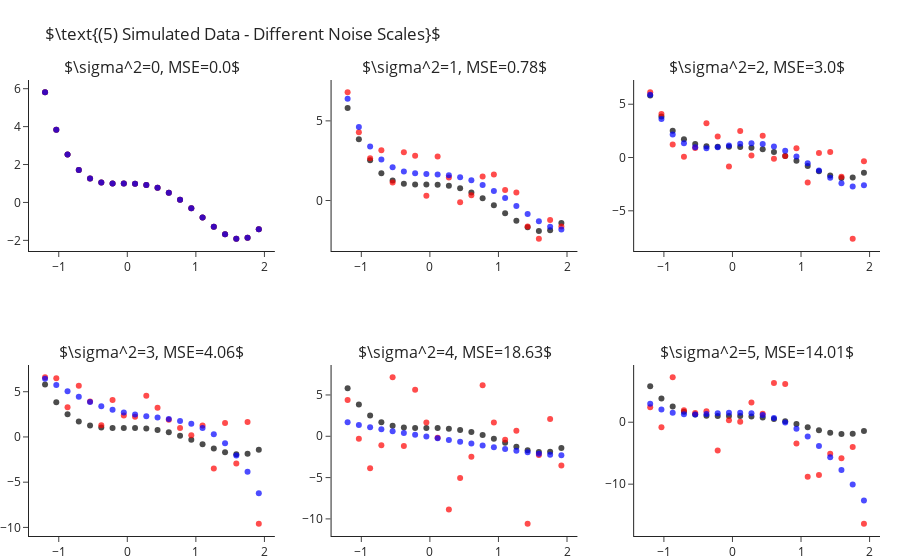

Notebook code for this chart:
### Markdown cell above
How is it that we are able to fit "better" models for $k$s larger than the true one? As we increase $k$ we enable the model
more "degrees of freedom" to try and adapt itself to the observed data. The higher $k$ the more the learner will "go after
the noise" and miss the real signal of the data. In other words, what we have just observed is what is known as **overfitting**.

Later in the course we will learn methods for detection and avoidance of overfitting.


## Fitting Polynomial Over Different Sample Noise Levels

Next, let us set $k=4$ (the true values) and study the outputted models when training over different noise levels. Though
we will only be changing the scale of the noise (i.e. the variance, $\sigma^2$), changing other properties such as its
distribution is interesting too. As we would expect, as we increase the scale of the noise our error increases. We can
observe this also in a visual manner, where the fitted polynomial (in blue) less and less resembles the actual model (in black).

### Code cell
scales = range(6)
fig = make_subplots(2, 3, subplot_titles=list(map(str, scales)))
for i, s in enumerate(scales):
    r,c = i//3+1, i%3+1
    
    y = y_ + np.random.normal(scale=s, size=len(y_))
    y_hat = make_pipeline(PolynomialFeatures(4), LinearRegression(fit_intercept=False)).fit(X, y).predict(X)

    fig.add_traces([go.Scatter(x=x, y=y_, mode="markers", name="Real Points",  marker=dict(color="black", opacity=.7), showlegend=False),
                    go.Scatter(x=x, y=y, mode="markers", name="Observed Points",  marker=dict(color="red", opacity=.7), showlegend=False),
                    go.Scatter(x=x, y=y_hat, mode="markers", name="Predicted Points",  marker=dict(color="blue", opacity=.7), showlegend=False)], rows=r, cols=c)
    fig["layout"]["annotations"][i]["text"] = rf"$\sigma^2={{0}}, MSE={{1}}$".format(s, round(np.mean((y-y_hat)**2), 2))

fig.update_layout(title=r"$\text{(5) Simulated Data - Different Noise Scales}$", margin=dict(t=80)).show()

### Figure 1 — Plotly figure (JSON) as saved in the notebook; plotly's stock layout.template omitted (floating-point values rounded to 4 significant figures)
{"data": [{"marker": {"color": "black", "opacity": 0.7}, "mode": "markers", "name": "Real Points", "showlegend": false, "type": "scatter", "x": [-1.2, -1.036, -0.8718, -0.7077, -0.5436, -0.3795, -0.2154, -0.05128, 0.1128, 0.2769, 0.441, 0.6051, 0.7692, 0.9333, 1.097, 1.262, 1.426, 1.59, 1.754, 1.918], "xaxis": "x", "y": [5.81, 3.838, 2.523, 1.709, 1.261, 1.058, 0.9989, 0.999, 0.9909, 0.9251, 0.769, 0.5078, 0.1439, -0.3028, -0.7951, -1.278, -1.68, -1.912, -1.866, -1.418], "yaxis": "y"}, {"marker": {"color": "red", "opacity": 0.7}, "mode": "markers", "name": "Observed Points", "showlegend": false, "type": "scatter", "x": [-1.2, -1.036, -0.8718, -0.7077, -0.5436, -0.3795, -0.2154, -0.05128, 0.1128, 0.2769, 0.441, 0.6051, 0.7692, 0.9333, 1.097, 1.262, 1.426, 1.59, 1.754, 1.918], "xaxis": "x", "y": [5.81, 3.838, 2.523, 1.709, 1.261, 1.058, 0.9989, 0.999, 0.9909, 0.9251, 0.769, 0.5078, 0.1439, -0.3028, -0.7951, -1.278, -1.68, -1.912, -1.866, -1.418], "yaxis": "y"}, {"marker": {"color": "blue", "opacity": 0.7}, "mode": "markers", "name": "Predicted Points", "showlegend": false, "type": "scatter", "x": [-1.2, -1.036, -0.8718, -0.7077, -0.5436, -0.3795, -0.2154, -0.05128, 0.1128, 0.2769, 0.441, 0.6051, 0.7692, 0.9333, 1.097, 1.262, 1.426, 1.59, 1.754, 1.918], "xaxis": "x", "y": [5.81, 3.838, 2.523, 1.709, 1.261, 1.058, 0.9989, 0.999, 0.9909, 0.9251, 0.769, 0.5078, 0.1439, -0.3028, -0.7951, -1.278, -1.68, -1.912, -1.866, -1.418], "yaxis": "y"}, {"marker": {"color": "black", "opacity": 0.7}, "mode": "markers", "name": "Real Points", "showlegend": false, "type": "scatter", "x": [-1.2, -1.036, -0.8718, -0.7077, -0.5436, -0.3795, -0.2154, -0.05128, 0.1128, 0.2769, 0.441, 0.6051, 0.7692, 0.9333, 1.097, 1.262, 1.426, 1.59, 1.754, 1.918], "xaxis": "x2", "y": [5.81, 3.838, 2.523, 1.709, 1.261, 1.058, 0.9989, 0.999, 0.9909, 0.9251, 0.769, 0.5078, 0.1439, -0.3028, -0.7951, -1.278, -1.68, -1.912, -1.866, -1.418], "yaxis": "y2"}, {"marker": {"color": "red", "opacity": 0.7}, "mode": "markers", "name": "Observed Points", "showlegend": false, "type": "scatter", "x": [-1.2, -1.036, -0.8718, -0.7077, -0.5436, -0.3795, -0.2154, -0.05128, 0.1128, 0.2769, 0.441, 0.6051, 0.7692, 0.9333, 1.097, 1.262, 1.426, 1.59, 1.754, 1.918], "xaxis": "x2", "y": [6.794, 4.289, 2.656, 3.155, 1.136, 3.027, 2.816, 0.304, 2.759, 1.449, -0.1148, 0.3315, 1.501, 1.629, 0.6605, 0.495, -1.634, -2.399, -1.219, -1.63], "yaxis": "y2"}, {"marker": {"color": "blue", "opacity": 0.7}, "mode": "markers", "name": "Predicted Points", "showlegend": false, "type": "scatter", "x": [-1.2, -1.036, -0.8718, -0.7077, -0.5436, -0.3795, -0.2154, -0.05128, 0.1128, 0.2769, 0.441, 0.6051, 0.7692, 0.9333, 1.097, 1.262, 1.426, 1.59, 1.754, 1.918], "xaxis": "x2", "y": [6.392, 4.618, 3.386, 2.578, 2.089, 1.826, 1.707, 1.663, 1.636, 1.581, 1.466, 1.269, 0.9804, 0.6041, 0.1548, -0.3403, -0.842, -1.299, -1.648, -1.814], "yaxis": "y2"}, {"marker": {"color": "black", "opacity": 0.7}, "mode": "markers", "name": "Real Points", "showlegend": false, "type": "scatter", "x": [-1.2, -1.036, -0.8718, -0.7077, -0.5436, -0.3795, -0.2154, -0.05128, 0.1128, 0.2769, 0.441, 0.6051, 0.7692, 0.9333, 1.097, 1.262, 1.426, 1.59, 1.754, 1.918], "xaxis": "x3", "y": [5.81, 3.838, 2.523, 1.709, 1.261, 1.058, 0.9989, 0.999, 0.9909, 0.9251, 0.769, 0.5078, 0.1439, -0.3028, -0.7951, -1.278, -1.68, -1.912, -1.866, -1.418], "yaxis": "y3"}, {"marker": {"color": "red", "opacity": 0.7}, "mode": "markers", "name": "Observed Points", "showlegend": false, "type": "scatter", "x": [-1.2, -1.036, -0.8718, -0.7077, -0.5436, -0.3795, -0.2154, -0.05128, 0.1128, 0.2769, 0.441, 0.6051, 0.7692, 0.9333, 1.097, 1.262, 1.426, 1.59, 1.754, 1.918], "xaxis": "x3", "y": [6.12, 4.087, 1.224, 0.08099, 0.9006, 3.212, 1.976, -0.8312, 2.484, 0.1885, 2.054, -0.112, 0.1515, 0.8722, -2.354, 0.4305, 0.5222, -1.808, -7.617, -0.3546], "yaxis": "y3"}, {"marker": {"color": "blue", "opacity": 0.7}, "mode": "markers", "name": "Predicted Points", "showlegend": false, "type": "scatter", "x": [-1.2, -1.036, -0.8718, -0.7077, -0.5436, -0.3795, -0.2154, -0.05128, 0.1128, 0.2769, 0.441, 0.6051, 0.7692, 0.9333, 1.097, 1.262, 1.426, 1.59, 1.754, 1.918], "xaxis": "x3", "y": [5.881, 3.618, 2.165, 1.334, 0.955, 0.878, 0.9753, 1.139, 1.283, 1.341, 1.266, 1.035, 0.6432, 0.107, -0.5362, -1.228, -1.891, -2.425, -2.71, -2.605], "yaxis": "y3"}, {"marker": {"color": "black", "opacity": 0.7}, "mode": "markers", "name": "Real Points", "showlegend": false, "type": "scatter", "x": [-1.2, -1.036, -0.8718, -0.7077, -0.5436, -0.3795, -0.2154, -0.05128, 0.1128, 0.2769, 0.441, 0.6051, 0.7692, 0.9333, 1.097, 1.262, 1.426, 1.59, 1.754, 1.918], "xaxis": "x4", "y": [5.81, 3.838, 2.523, 1.709, 1.261, 1.058, 0.9989, 0.999, 0.9909, 0.9251, 0.769, 0.5078, 0.1439, -0.3028, -0.7951, -1.278, -1.68, -1.912, -1.866, -1.418], "yaxis": "y4"}, {"marker": {"color": "red", "opacity": 0.7}, "mode": "markers", "name": "Observed Points", "showlegend": false, "type": "scatter", "x": [-1.2, -1.036, -0.8718, -0.7077, -0.5436, -0.3795, -0.2154, -0.05128, 0.1128, 0.2769, 0.441, 0.6051, 0.7692, 0.9333, 1.097, 1.262, 1.426, 1.59, 1.754, 1.918], "xaxis": "x4", "y": [6.595, 6.492, 3.297, 5.656, 3.924, 1.297, 4.091, 2.36, 2.221, 4.542, 3.227, 1.89, 0.9796, 0.1929, 1.28, -3.491, 1.553, -2.929, 1.648, -9.59], "yaxis": "y4"}, {"marker": {"color": "blue", "opacity": 0.7}, "mode": "markers", "name": "Predicted Points", "showlegend": false, "type": "scatter", "x": [-1.2, -1.036, -0.8718, -0.7077, -0.5436, -0.3795, -0.2154, -0.05128, 0.1128, 0.2769, 0.441, 0.6051, 0.7692, 0.9333, 1.097, 1.262, 1.426, 1.59, 1.754, 1.918], "xaxis": "x4", "y": [6.436, 5.735, 5.057, 4.431, 3.876, 3.402, 3.015, 2.71, 2.475, 2.294, 2.138, 1.974, 1.76, 1.448, 0.9801, 0.2921, -0.6877, -2.039, -3.849, -6.212], "yaxis": "y4"}, {"marker": {"color": "black", "opacity": 0.7}, "mode": "markers", "name": "Real Points", "showlegend": false, "type": "scatter", "x": [-1.2, -1.036, -0.8718, -0.7077, -0.5436, -0.3795, -0.2154, -0.05128, 0.1128, 0.2769, 0.441, 0.6051, 0.7692, 0.9333, 1.097, 1.262, 1.426, 1.59, 1.754, 1.918], "xaxis": "x5", "y": [5.81, 3.838, 2.523, 1.709, 1.261, 1.058, 0.9989, 0.999, 0.9909, 0.9251, 0.769, 0.5078, 0.1439, -0.3028, -0.7951, -1.278, -1.68, -1.912, -1.866, -1.418], "yaxis": "y5"}, {"marker": {"color": "red", "opacity": 0.7}, "mode": "markers", "name": "Observed Points", "showlegend": false, "type": "scatter", "x": [-1.2, -1.036, -0.8718, -0.7077, -0.5436, -0.3795, -0.2154, -0.05128, 0.1128, 0.2769, 0.441, 0.6051, 0.7692, 0.9333, 1.097, 1.262, 1.426, 1.59, 1.754, 1.918], "xaxis": "x5", "y": [4.401, -0.2955, -3.868, -1.092, 7.138, -1.182, 5.63, 1.664, -0.1637, -8.857, -5.059, -2.485, 6.182, 1.68, -0.432, 0.656, -10.58, -2.278, 2.076, -3.547], "yaxis": "y5"}, {"marker": {"color": "blue", "opacity": 0.7}, "mode": "markers", "name": "Predicted Points", "showlegend": false, "type": "scatter", "x": [-1.2, -1.036, -0.8718, -0.7077, -0.5436, -0.3795, -0.2154, -0.05128, 0.1128, 0.2769, 0.441, 0.6051, 0.7692, 0.9333, 1.097, 1.262, 1.426, 1.59, 1.754, 1.918], "xaxis": "x5", "y": [1.706, 1.377, 1.09, 0.836, 0.6045, 0.3874, 0.1782, -0.02861, -0.2368, -0.4488, -0.6657, -0.887, -1.111, -1.334, -1.552, -1.758, -1.945, -2.105, -2.225, -2.296], "yaxis": "y5"}, {"marker": {"color": "black", "opacity": 0.7}, "mode": "markers", "name": "Real Points", "showlegend": false, "type": "scatter", "x": [-1.2, -1.036, -0.8718, -0.7077, -0.5436, -0.3795, -0.2154, -0.05128, 0.1128, 0.2769, 0.441, 0.6051, 0.7692, 0.9333, 1.097, 1.262, 1.426, 1.59, 1.754, 1.918], "xaxis": "x6", "y": [5.81, 3.838, 2.523, 1.709, 1.261, 1.058, 0.9989, 0.999, 0.9909, 0.9251, 0.769, 0.5078, 0.1439, -0.3028, -0.7951, -1.278, -1.68, -1.912, -1.866, -1.418], "yaxis": "y6"}, {"marker": {"color": "red", "opacity": 0.7}, "mode": "markers", "name": "Observed Points", "showlegend": false, "type": "scatter", "x": [-1.2, -1.036, -0.8718, -0.7077, -0.5436, -0.3795, -0.2154, -0.05128, 0.1128, 0.2769, 0.441, 0.6051, 0.7692, 0.9333, 1.097, 1.262, 1.426, 1.59, 1.754, 1.918], "xaxis": "x6", "y": [2.403, -0.8272, 7.25, 1.936, 1.467, 1.76, -4.573, 0.3034, 0.08655, 3.175, 1.382, 6.314, 6.188, -3.422, -8.788, -8.511, -5.084, -5.816, -3.995, -16.38], "yaxis": "y6"}, {"marker": {"color": "blue", "opacity": 0.7}, "mode": "markers", "name": "Predicted Points", "showlegend": false, "type": "scatter", "x": [-1.2, -1.036, -0.8718, -0.7077, -0.5436, -0.3795, -0.2154, -0.05128, 0.1128, 0.2769, 0.441, 0.6051, 0.7692, 0.9333, 1.097, 1.262, 1.426, 1.59, 1.754, 1.918], "xaxis": "x6", "y": [2.977, 2.068, 1.537, 1.291, 1.243, 1.313, 1.428, 1.523, 1.542, 1.432, 1.15, 0.6615, -0.0633, -1.046, -2.3, -3.832, -5.643, -7.724, -10.06, -12.63], "yaxis": "y6"}], "layout": {"annotations": [{"font": {"size": 16}, "showarrow": false, "text": "$\\sigma^2=0, MSE=0.0$", "x": 0.1444, "xanchor": "center", "xref": "paper", "y": 1, "yanchor": "bottom", "yref": "paper"}, {"font": {"size": 16}, "showarrow": false, "text": "$\\sigma^2=1, MSE=0.78$", "x": 0.5, "xanchor": "center", "xref": "paper", "y": 1, "yanchor": "bottom", "yref": "paper"}, {"font": {"size": 16}, "showarrow": false, "text": "$\\sigma^2=2, MSE=3.0$", "x": 0.8556, "xanchor": "center", "xref": "paper", "y": 1, "yanchor": "bottom", "yref": "paper"}, {"font": {"size": 16}, "showarrow": false, "text": "$\\sigma^2=3, MSE=4.06$", "x": 0.1444, "xanchor": "center", "xref": "paper", "y": 0.375, "yanchor": "bottom", "yref": "paper"}, {"font": {"size": 16}, "showarrow": false, "text": "$\\sigma^2=4, MSE=18.63$", "x": 0.5, "xanchor": "center", "xref": "paper", "y": 0.375, "yanchor": "bottom", "yref": "paper"}, {"font": {"size": 16}, "showarrow": false, "text": "$\\sigma^2=5, MSE=14.01$", "x": 0.8556, "xanchor": "center", "xref": "paper", "y": 0.375, "yanchor": "bottom", "yref": "paper"}], "margin": {"t": 80}, "title": {"text": "$\\text{(5) Simulated Data - Different Noise Scales}$"}, "xaxis": {"anchor": "y", "domain": [0, 0.2889]}, "xaxis2": {"anchor": "y2", "domain": [0.3556, 0.6444]}, "xaxis3": {"anchor": "y3", "domain": [0.7111, 1]}, "xaxis4": {"anchor": "y4", "domain": [0, 0.2889]}, "xaxis5": {"anchor": "y5", "domain": [0.3556, 0.6444]}, "xaxis6": {"anchor": "y6", "domain": [0.7111, 1]}, "yaxis": {"anchor": "x", "domain": [0.625, 1]}, "yaxis2": {"anchor": "x2", "domain": [0.625, 1]}, "yaxis3": {"anchor": "x3", "domain": [0.625, 1]}, "yaxis4": {"anchor": "x4", "domain": [0, 0.375]}, "yaxis5": {"anchor": "x5", "domain": [0, 0.375]}, "yaxis6": {"anchor": "x6", "domain": [0, 0.375]}}}
